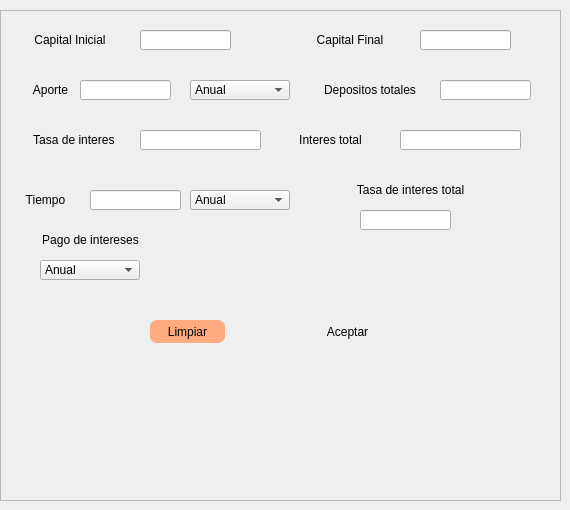
            <widget class="QWidget" name="page_dos">
             <widget class="QFrame" name="frame_2">
              <property name="geometry">
               <rect>
                <x>0</x>
                <y>10</y>
                <width>561</width>
                <height>491</height>
               </rect>
              </property>
              <property name="styleSheet">
               <string notr="true">QPushButton{
border-radius:7px;
}</string>
              </property>
              <property name="frameShape">
               <enum>QFrame::StyledPanel</enum>
              </property>
              <property name="frameShadow">
               <enum>QFrame::Raised</enum>
              </property>
              <widget class="QLabel" name="label_9">
               <property name="geometry">
                <rect>
                 <x>20</x>
                 <y>70</y>
                 <width>61</width>
                 <height>20</height>
                </rect>
               </property>
               <property name="styleSheet">
                <string notr="true">font: 75 12pt &quot;Arial&quot;;</string>
               </property>
               <property name="text">
                <string>Aporte</string>
               </property>
               <property name="alignment">
                <set>Qt::AlignCenter</set>
               </property>
              </widget>
              <widget class="QLabel" name="label_10">
               <property name="geometry">
                <rect>
                 <x>0</x>
                 <y>180</y>
                 <width>91</width>
                 <height>20</height>
                </rect>
               </property>
               <property name="styleSheet">
                <string notr="true">font: 75 12pt &quot;Arial&quot;;</string>
               </property>
               <property name="text">
                <string>Tiempo</string>
               </property>
               <property name="alignment">
                <set>Qt::AlignCenter</set>
               </property>
              </widget>
              <widget class="QLabel" name="label_11">
               <property name="geometry">
                <rect>
                 <x>10</x>
                 <y>20</y>
                 <width>120</width>
                 <height>20</height>
                </rect>
               </property>
               <property name="styleSheet">
                <string notr="true">font: 75 12pt &quot;Arial&quot;;</string>
               </property>
               <property name="text">
                <string>Capital Inicial</string>
               </property>
               <property name="alignment">
                <set>Qt::AlignCenter</set>
               </property>
              </widget>
              <widget class="QLabel" name="label_12">
               <property name="geometry">
                <rect>
                 <x>290</x>
                 <y>20</y>
                 <width>120</width>
                 <height>20</height>
                </rect>
               </property>
               <property name="styleSheet">
                <string notr="true">font: 75 12pt &quot;Arial&quot;;</string>
               </property>
               <property name="text">
                <string>Capital Final</string>
               </property>
               <property name="alignment">
                <set>Qt::AlignCenter</set>
               </property>
              </widget>
              <widget class="QLabel" name="label_13">
               <property name="geometry">
                <rect>
                 <x>340</x>
                 <y>170</y>
                 <width>141</width>
                 <height>20</height>
                </rect>
               </property>
               <property name="styleSheet">
                <string notr="true">font: 75 12pt &quot;Arial&quot;;</string>
               </property>
               <property name="text">
                <string>Tasa de interes total</string>
               </property>
               <property name="alignment">
                <set>Qt::AlignCenter</set>
               </property>
              </widget>
              <widget class="QComboBox" name="comboBox_3">
               <property name="geometry">
                <rect>
                 <x>190</x>
                 <y>180</y>
                 <width>100</width>
                 <height>20</height>
                </rect>
               </property>
               <item>
                <property name="text">
                 <string>Anual</string>
                </property>
               </item>
               <item>
                <property name="text">
                 <string>Dias</string>
                </property>
               </item>
               <item>
                <property name="text">
                 <string>Mensual</string>
                </property>
               </item>
               <item>
                <property name="text">
                 <string>Bimestral</string>
                </property>
               </item>
               <item>
                <property name="text">
                 <string>Trimestral</string>
                </property>
               </item>
               <item>
                <property name="text">
                 <string>Cuatrimestral</string>
                </property>
               </item>
               <item>
                <property name="text">
                 <string>semestral</string>
                </property>
               </item>
              </widget>
              <widget class="QComboBox" name="comboBox_4">
               <property name="geometry">
                <rect>
                 <x>190</x>
                 <y>70</y>
                 <width>100</width>
                 <height>20</height>
                </rect>
               </property>
               <item>
                <property name="text">
                 <string>Anual</string>
                </property>
               </item>
               <item>
                <property name="text">
                 <string>Dias</string>
                </property>
               </item>
               <item>
                <property name="text">
                 <string>Mensual</string>
                </property>
               </item>
               <item>
                <property name="text">
                 <string>Bimestral</string>
                </property>
               </item>
               <item>
                <property name="text">
                 <string>Trimestral</string>
                </property>
               </item>
               <item>
                <property name="text">
                 <string>Cuatrimestral</string>
                </property>
               </item>
               <item>
                <property name="text">
                 <string>semestral</string>
                </property>
               </item>
              </widget>
              <widget class="QPushButton" name="pushButton_3">
               <property name="geometry">
                <rect>
                 <x>150</x>
                 <y>310</y>
                 <width>75</width>
                 <height>23</height>
                </rect>
               </property>
               <property name="styleSheet">
                <string notr="true">background-color: rgb(255, 170, 127);</string>
               </property>
               <property name="text">
                <string>Limpiar</string>
               </property>
              </widget>
              <widget class="QLineEdit" name="lineEdit_7">
               <property name="geometry">
                <rect>
                 <x>140</x>
                 <y>20</y>
                 <width>91</width>
                 <height>20</height>
                </rect>
               </property>
              </widget>
              <widget class="QLineEdit" name="lineEdit_8">
               <property name="geometry">
                <rect>
                 <x>80</x>
                 <y>70</y>
                 <width>91</width>
                 <height>20</height>
                </rect>
               </property>
              </widget>
              <widget class="QLineEdit" name="lineEdit_9">
               <property name="geometry">
                <rect>
                 <x>90</x>
                 <y>180</y>
                 <width>91</width>
                 <height>20</height>
                </rect>
               </property>
              </widget>
              <widget class="QLineEdit" name="lineEdit_10">
               <property name="geometry">
                <rect>
                 <x>420</x>
                 <y>20</y>
                 <width>91</width>
                 <height>20</height>
                </rect>
               </property>
              </widget>
              <widget class="QLineEdit" name="lineEdit_11">
               <property name="geometry">
                <rect>
                 <x>360</x>
                 <y>200</y>
                 <width>91</width>
                 <height>20</height>
                </rect>
               </property>
              </widget>
              <widget class="QPushButton" name="pushButton_4">
               <property name="geometry">
                <rect>
                 <x>310</x>
                 <y>310</y>
                 <width>75</width>
                 <height>23</height>
                </rect>
               </property>
               <property name="text">
                <string>Aceptar</string>
               </property>
              </widget>
              <widget class="QLabel" name="label_32">
               <property name="geometry">
                <rect>
                 <x>310</x>
                 <y>70</y>
                 <width>120</width>
                 <height>20</height>
                </rect>
               </property>
               <property name="styleSheet">
                <string notr="true">font: 75 12pt &quot;Arial&quot;;</string>
               </property>
               <property name="text">
                <string>Depositos totales</string>
               </property>
               <property name="alignment">
                <set>Qt::AlignCenter</set>
               </property>
              </widget>
              <widget class="QLineEdit" name="lineEdit_30">
               <property name="geometry">
                <rect>
                 <x>440</x>
                 <y>70</y>
                 <width>91</width>
                 <height>20</height>
                </rect>
               </property>
              </widget>
              <widget class="QLineEdit" name="lineEdit_38">
               <property name="geometry">
                <rect>
                 <x>140</x>
                 <y>120</y>
                 <width>121</width>
                 <height>20</height>
                </rect>
               </property>
               <property name="text">
                <string/>
               </property>
              </widget>
              <widget class="QLabel" name="label_40">
               <property name="geometry">
                <rect>
                 <x>20</x>
                 <y>120</y>
                 <width>111</width>
                 <height>20</height>
                </rect>
               </property>
               <property name="styleSheet">
                <string notr="true">font: 75 12pt &quot;Arial&quot;;</string>
               </property>
               <property name="text">
                <string>Tasa de interes </string>
               </property>
               <property name="alignment">
                <set>Qt::AlignCenter</set>
               </property>
              </widget>
              <widget class="QLineEdit" name="lineEdit_39">
               <property name="geometry">
                <rect>
                 <x>400</x>
                 <y>120</y>
                 <width>121</width>
                 <height>20</height>
                </rect>
               </property>
               <property name="text">
                <string/>
               </property>
              </widget>
              <widget class="QLabel" name="label_41">
               <property name="geometry">
                <rect>
                 <x>270</x>
                 <y>120</y>
                 <width>121</width>
                 <height>20</height>
                </rect>
               </property>
               <property name="styleSheet">
                <string notr="true">font: 75 12pt &quot;Arial&quot;;</string>
               </property>
               <property name="text">
                <string>Interes total</string>
               </property>
               <property name="alignment">
                <set>Qt::AlignCenter</set>
               </property>
              </widget>
              <widget class="QComboBox" name="comboBox_19">
               <property name="geometry">
                <rect>
                 <x>40</x>
                 <y>250</y>
                 <width>100</width>
                 <height>20</height>
                </rect>
               </property>
               <item>
                <property name="text">
                 <string>Anual</string>
                </property>
               </item>
               <item>
                <property name="text">
                 <string>Dias</string>
                </property>
               </item>
               <item>
                <property name="text">
                 <string>Mensual</string>
                </property>
               </item>
               <item>
                <property name="text">
                 <string>Bimestral</string>
                </property>
               </item>
               <item>
                <property name="text">
                 <string>Trimestral</string>
                </property>
               </item>
               <item>
                <property name="text">
                 <string>Cuatrimestral</string>
                </property>
               </item>
               <item>
                <property name="text">
                 <string>semestral</string>
                </property>
               </item>
              </widget>
              <widget class="QLabel" name="label_67">
               <property name="geometry">
                <rect>
                 <x>20</x>
                 <y>220</y>
                 <width>141</width>
                 <height>20</height>
                </rect>
               </property>
               <property name="styleSheet">
                <string notr="true">font: 75 12pt &quot;Arial&quot;;</string>
               </property>
               <property name="text">
                <string>Pago de intereses</string>
               </property>
               <property name="alignment">
                <set>Qt::AlignCenter</set>
               </property>
              </widget>
             </widget>
            </widget>
